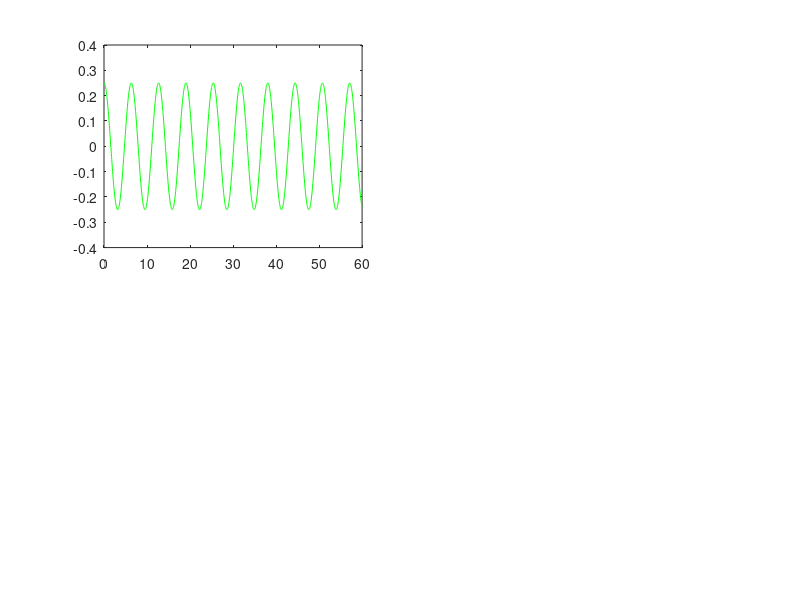

The MATLAB source for this figure: (Note: this script raises an error after producing the figure.)
g=9.8;
l=10;
A=[0 1;-g/l 0];
t=0:0.05:60;

IC1=[.25;0];
IC2=[1.50;0];


%% Solving the Linerized system
[V D]=eig(A);
c1=V^(-1)*IC1;
xy=zeros(2,numel(t));


for i=1:numel(t);
    xy(:,i)=c1(1)*exp(D(1)*t(i))*V(:,1)+c1(2)*exp(D(4)*t(i))*V(:,2);
end

subplot(2,2,1)
plot(t,xy(1,:),'g')
hold on
[t QW] = ODE45(@diffeql6,t,IC1);
plot(t,QW(:,1))
axis([0 60 -1 1])
grid on
title('Initial Deviation: 0.25 radians')
legend('Original System','Linearized System') 
ylabel('Angular Deviation')

error=abs(QW(:,1)-(xy(1,:))');
subplot(2,2,3)
plot(t,error)
maxerror=max(error)
grid on
xlabel('Time')
ylabel('abs(Residual error)')

% for the secind initial condition
c2=V^(-1)*IC2;
for i=1:numel(t);
    xy(:,i)=c2(1)*exp(D(1)*t(i))*V(:,1)+c2(2)*exp(D(4)*t(i))*V(:,2);
end

subplot(2,2,2)
plot(t,xy(1,:))
hold on
[t QW] = ODE45(@diffeql6,t,IC2);
plot(t,QW(:,1),'g')
axis([0 60 -4 4])
grid on
title('Initial Deviation: 1.5 radians')
legend('Original System','Linearized System') 
ylabel('Angular Deviation')  


error=abs(QW(:,1)-(xy(1,:))');
subplot(2,2,4)
plot(t,error)
maxerror=max(error)
grid on
xlabel('Time')
ylabel('abs(Residual error)')
